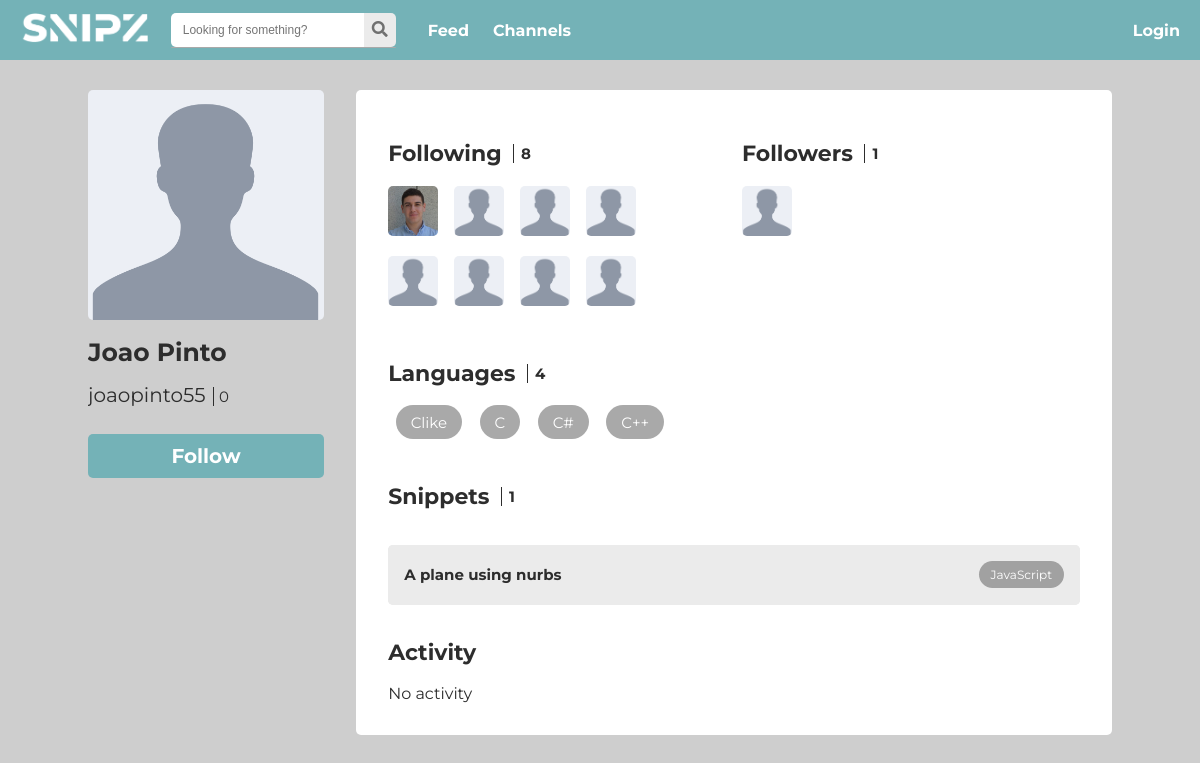
Page /pages/profile.php?id=10 on the committed database.
### tables this page shows
CREATE TABLE User (
    id       INTEGER PRIMARY KEY,
    username TEXT    UNIQUE
                     NOT NULL,
    email    TEXT    UNIQUE
                     NOT NULL,
    name     TEXT,
    password TEXT    NOT NULL,
    points   INTEGER DEFAULT (0) 
                     NOT NULL
);

CREATE TABLE Snippet (id INTEGER PRIMARY KEY, date DATE NOT NULL, title TEXT NOT NULL, description TEXT, points INTEGER DEFAULT (0) NOT NULL, author INTEGER REFERENCES User (id) NOT NULL, language INTEGER REFERENCES Language NOT NULL, code TEXT NOT NULL, FOREIGN KEY (author) REFERENCES User (id) ON DELETE CASCADE);

CREATE TABLE Language (
    code TEXT NOT NULL
              PRIMARY KEY,
    name TEXT UNIQUE
              NOT NULL
);

### pages/profile.php (called while the page is built, shortened)
<?php
global $id;
if (empty($_GET['id']) && empty($_SESSION['user'])) {
	die(header('Location: ../pages/login.php'));
} else if (empty($_GET['id'])) {
	$id = $_SESSION['user'];
} else {
	$id = $_GET['id'];
}
include_once('../database/db_user.php');
$user = getUser($id);
include_once('../templates/common.php');
include_once('../templates/profile.php');
$snippets = getUserSnippets($id);
$following = getFollowing($id);
$followers = getFollowers($id);
$languages = getUserLanguages($id);
$comments = getUserComments($id);
$settings = $id === $_SESSION['user'];
draw_profile($user, $snippets, $following, $followers, $languages, $settings, $comments);
?>

### database/db_user.php (called while the page is built, shortened)
<?php
	function getUser($id) {
		$db = Database::instance()->getConnection();
		$stmt = $db->prepare('SELECT User.*
		FROM User
		WHERE User.id = ?');
		$stmt->execute(array($id));
		return $stmt->fetch();
	}
	function getUserSnippets($id) {
		$db = Database::instance()->getConnection();
		$stmt = $db->prepare('SELECT Snippet.*, Language.name as languageName
		FROM Snippet, Language
		WHERE Snippet.author = ? AND Snippet.language = Language.code');
		$stmt->execute(array($id));
		return $stmt->fetchAll();
	}
	function getFollowing($id) {
		$db = Database::instance()->getConnection();
		$stmt = $db->prepare('SELECT u2.id, u2.name, u2.username
		FROM FollowUser, User as u2
		WHERE FollowUser.user1 = ? AND FollowUser.user2 = u2.id');
		$stmt->execute(array($id));
		return $stmt->fetchAll();
	}
	function getUserLanguages($id) {
		$db = Database::instance()->getConnection();
		$stmt = $db->prepare('SELECT Language.name, Language.code
		FROM Language, FollowLanguage
		WHERE FollowLanguage.user = ? and FollowLanguage.language = Language.code');
		$stmt->execute(array($id));
		return $stmt->fetchAll();
	}
?>

### templates/utils.php (called while the page is built, shortened)
<?php
	function getPicture($user) {
		$photo = "../assets/users/$user.jpg";
		$default = "../assets/public/profile-placeholder.png";
		if (file_exists($photo)) {
			return $photo;
		} else {
			return $default;
		}
	}
?>

### templates/profile.php (the view, shortened to what this page needs)
<?php
include_once('utils.php');
function draw_profile($user, $snippets, $following, $followers, $languages, $settings, $comments){
	$pic = getPicture($user['id']);
	?>
	<div data-id="<?=$user['id']?>" class="full-card center flex-row-container profile-wrapper">
		<div class="user-info flex-col-container">
			<img id="profile-pic" src="<?=$pic?>" />
			<div class="user-details flex-col-container">
				<h1><?=$user['name']?></h1>
				<h2><?=$user['username']?><span><?=$user['points']?></span></h2>
			</div>
				<?=$settings?
				'<a class="profile-button settings" href="settings.php">Settings</a>' :
				'<span class="profile-button follow">Follow</span>'?>
		</div>
		<div class="profile-content-wrapper flex-col-container">
			<section class="profile-top flex-row-container">
				<div class="user-following flex-col-container">
					<header class=" flex-row-container flex-vert-center">
						<h1>Following</h1>
						<h2><?=count($following)?></h2>
					</header>
					<div class="user-following-wrapper grid4x2">
						<?php foreach (array_slice($following, 0, 8) as $f) { ?>
						<a href="profile.php?id=<?=$f['id']?>">
							<img class="mini-user-pic" src="<?=getPicture($f['id'])?>" />
						</a>
						<?php } ?>
					</div>
				</div>
				<div class="user-followers flex-col-container">
					<header class="flex-row-container flex-vert-center">
						<h1>Followers</h1>
						<h2><?=count($followers)?></h2>
						</header>
					<div class="user-followers-wrapper grid4x2">
						<?php foreach (array_slice($followers, 0, 8) as $f) { ?>
							<a href="profile.php?id=<?=$f['id']?>">
							<img class="mini-user-pic" src="<?=getPicture($f['id'])?>" />
						</a>
						<?php } ?>
					</div>
				</div>
			</section>
			<section class="user-languages">
				<header class="flex-row-container flex-vert-center">
					<h1>Languages</h1>
					<h2><?=count($languages)?></h2>
				</header>
				<div class="languages flex-row-container">
					<?php foreach ($languages as $language) { ?>
						<a href="../pages/channels.php?code=<?=$language['code']?>">
							<div class="language-wrapper">
								<?=$language['name']?>
							</div>
						</a>
					<?php } ?>
				</div>
			</section>
			<section class="user-snippets">
				<header class="flex-row-container flex-vert-center">
					<h1>Snippets</h1>
					<h2><?=count($snippets)?></h2>
				</header>
				<div class="user-snippets-preview">
					<?php foreach ($snippets as $snippet) { ?>
						<div class="snippet-preview flex-row-container flex-space-between flex-vert-center">
							<div class="snippet-preview-content flex-row-container flex-space-between flex-vert-center">
								<a class="card-title" href="../pages/snippet.php?id=<?=$snippet['id']?>"><?=$snippet['title']?></a>
								<a href="../pages/channels.php?code=<?=$snippet['language']?>">
									<div class="language-wrapper">
										<?=$snippet['languageName']?>
									</div>
								</a>
							</div>
						</div>
					<?php } ?>
				</div>
			</section>
			<section class="user-activity">
				<header class=" flex-row-container  flex-vert-center">
					<h1>Activity</h1>
				</header>
				<div class="user-comments">
						<?php
						if (count($comments) == 0) { ?>
							<span class="no-activity">No activity</span>
						<?php } ?>
				</div>
			</section>
		</div>
	</div>
<?php } ?>

### css/style.css (style rules this page uses)
:root { --transparentgrey : rgba(112, 112, 112, 0.6); --lightgrey : #cecece; --darkgrey : #2d2d2d; --grey : #707070; --blue : #74B2B7; --orange : #ffac68; --red: #d86e6e; }
body { font-family: 'Montserrat', sans-serif; margin: 0; padding: 0; background-color: var(--lightgrey); color: var(--darkgrey); }
* { box-sizing: border-box; outline: none; }
a { text-decoration: none; color: inherit; cursor: pointer; }
.center { margin: 0px auto; }
.flex-col-container { display: flex; flex-direction: column; }
.flex-row-container { display: flex; flex-direction: row; }
.flex-space-between { justify-content: space-between; }
.flex-vert-center { align-items: center; }
.full-card { margin-bottom: 3em; min-width: 768px; max-width: 1024px; margin-top: 30px; overflow: hidden; }
.language-wrapper { font-size: 12px; color: white; background-color: var(--transparentgrey); padding: 0.5em 1em; border-radius: 34px; justify-self: end; margin-left: 0.5em; }
.card-title { color: var(--darkgrey); justify-self: center; font-size: 20px; margin: 0; }
#profile-pic { border-radius: 5px; height: 230px; }
.snippet-preview-content { background-color: #EBEBEB; padding: 1em; height: 100%; width: 100%; border-radius: 5px; }
.snippet-preview-content .card-title { font-size: 15px; font-weight: bold; }
.snippet-preview-content .language-wrapper { font-size: 12px; }
.user-info h1 { font-size: 25px; margin-bottom: 0; }
.user-info h2 { font-size: 20px; font-weight: normal; color: var(--darkgrey); }
.user-details span { font-size: 15px; color: var(--darkgrey); border-left: 1px solid var(--darkgrey); padding-left: 5px; margin-left: 0.5em; }
.profile-button { background: var(--blue); color: white; font-size: 20px; font-weight: bold; padding: 0.5em; margin-top: 0.5em; border-radius: 5px; text-align: center; width: 100%; cursor: pointer; }
.profile-button.follow { background: var(--blue); color: white; }
.profile-content-wrapper { margin-left: 2em; width: 100%; background-color: white; padding: 1em 2em 2em 2em; border-radius: 5px; }
.profile-content-wrapper section header { margin-top: 1em; }
.profile-content-wrapper section header > h2 { border-left: 1px solid var(--darkgrey); padding: 0 0.5em; font-size: 15px; color: var(--darkgrey); }
.profile-content-wrapper section header > h1 { padding-right: 0.5em; font-size: 22px; }
.user-followers { margin-left: 1em; }
.user-languages .language-wrapper { font-size: 15px; margin-right: 10px; margin-bottom: 10px; }
.languages { flex-wrap: wrap; }
.mini-user-pic { width: 50px; height: 50px; border-radius: 5px; margin-right: 1em; margin-bottom: 1em; }
.grid4x2 { display: grid; grid-template-columns: 1fr 1fr 1fr 1fr; width: 75%; }
.user-following, .user-followers { flex-grow: 1; flex-shrink: 0; }
h1 { color: var(--darkgrey); }
.snippet-preview { height: 60px; border-radius: 5px; margin-top: 1em; background-color: #EBEBEB; }
.user-following, .user-followers h1 { cursor: pointer; }

### rows in the picture
user: name "Joao Pinto", username "joaopinto55", points "0"
user: shows a picture
snippet: title "A plane using nurbs", language.name "JavaScript"

### other values in the picture
count($following) "8"
count($followers) "1"
count($languages) "4"
$language['name'] "Clike"
$language['name'] "C"
$language['name'] "C#"
$language['name'] "C++"
count($snippets) "1"
